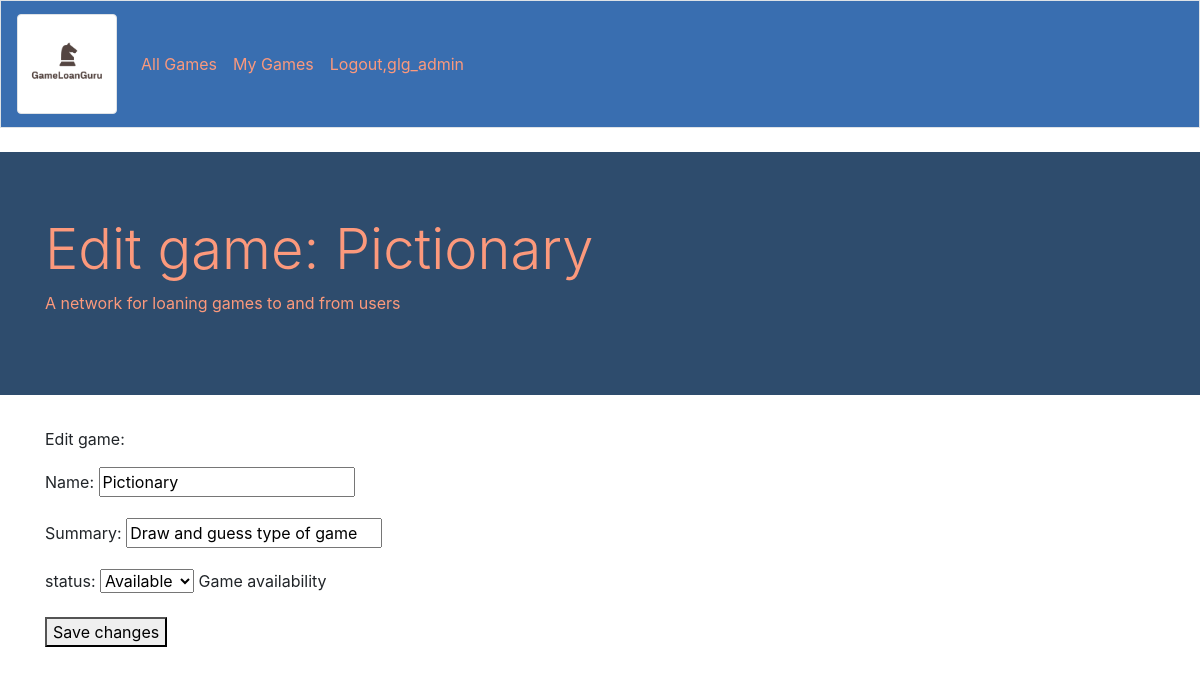
Screenshot of /editgame/2/ (signed in) with the database file from the repository.
### mainapp/models.py (models this page shows, shortened)
class Game(models.Model):
    name = models.CharField(max_length=200)
    summary = models.CharField(max_length=200)
    date_added = models.DateTimeField(auto_now_add=True)
    date_modified = models.DateTimeField(auto_now_add=True)
    owner = models.ForeignKey(User, on_delete=models.CASCADE)
    LOAN_STATUS = (
        ('a', 'Available'),
        ('o', 'On loan'),
        ('r', 'Reserved'),
    )
    status = models.CharField(
        max_length=1,
        choices=LOAN_STATUS,
        blank=True,
        default='a',
        help_text='Game availability',
    )

### mainapp/views.py (the view)
# urls.py: path('editgame/<int:game_id>/', views.editgame, name='editgame'),
def editgame(request, game_id):
    game = Game.objects.get(id=game_id)
    if game.owner != request.user:
        raise Http404
    if request.method != 'POST':
        form = GameForm(instance=game)
    else:
        form = GameForm(instance=game, data=request.POST)
        if form.is_valid():
            form.save()
            return redirect('mainapp:game', game_id=game.id)
    context = {'game' : game, 'form': form}
    return render(request, 'mainapp/editgame.html', context)

### mainapp/forms.py
class GameForm(forms.ModelForm):
    class Meta:
        model = Game
        fields = ['name', 'summary', 'status']
        labels = {'name': 'Name:', 'summary': 'Summary:', 'status' : 'status'}

### mainapp/templates/mainapp/editgame.html (shortened to what this page needs)
{% extends "mainapp/base.html"%}
{% block page_header %}
<div style="background-color: #2E4C6D!important;" class="jumbotron jumbotron-fluid">
    <div class="container">
      <h1 style="color: #FC997C !important" class="display-4">Edit game: {{ game.name }}</h1>
      <p style="color: #FC997C !important">A network for loaning games to and from users</p>
    </div>
  </div>
{% endblock page_header %}
{% block content %}
<div class="container">
  <p>Edit game:</p>
  <form action="{% url 'mainapp:editgame' game.id %}" method='post'>
      {{ form.as_p }}
      <button name="submit">Save changes</button>
  </form>
</div>
{% endblock content %}

### mainapp/templates/mainapp/base.html (shortened to what this page needs)
{% load bootstrap4 %}
{% load static %}
<!DOCTYPE html>
<html lang="en">
<head>
    {% bootstrap_css %}
</head>
<body>
    <nav style="background-color: #396EB0!important;" class="navbar navbar-expand-md navbar-light bg-light mb-4 border">
        <a class="navbar-brand" href="{% url 'mainapp:index' %}">
            <img src="{% static 'GameLoanGuru.png' %}"
            width="100" height="100" class="img-thumbnail" alt="GameloanguruLogo">
        </a>
        <div  class="collapse navbar-collapse" id="navbarCollapse">
            <ul class="navbar-nav mr-auto">
                {% if user.is_authenticated %}
                <li class="nav-item">
                  <li class="nav-item">
                    <a class="nav-link" style="color: #FC997C !important"  href="{% url 'mainapp:allgames' %}">All Games</a>
                </li>
                    <a class="nav-link" style="color: #FC997C !important" href="{% url 'mainapp:mygames' %}">My Games</a>
                </li>
                <li class="nav-item">
                    <a class="nav-link" style="color: #FC997C !important" href="{% url 'users:logout' %}">Logout,{{ user.username }}</a>
                </li>
                    {% endif %}
            </ul>
        </div>
    </nav>
    {% block page_header %}{% endblock page_header %}
    {% block content %}{% endblock content %}
</body>
</html>

### rows the page displays
Game: name "Pictionary", summary "Draw and guess type of game", status "Available"

### other values shown
{{ user.username }} "glg_admin"
